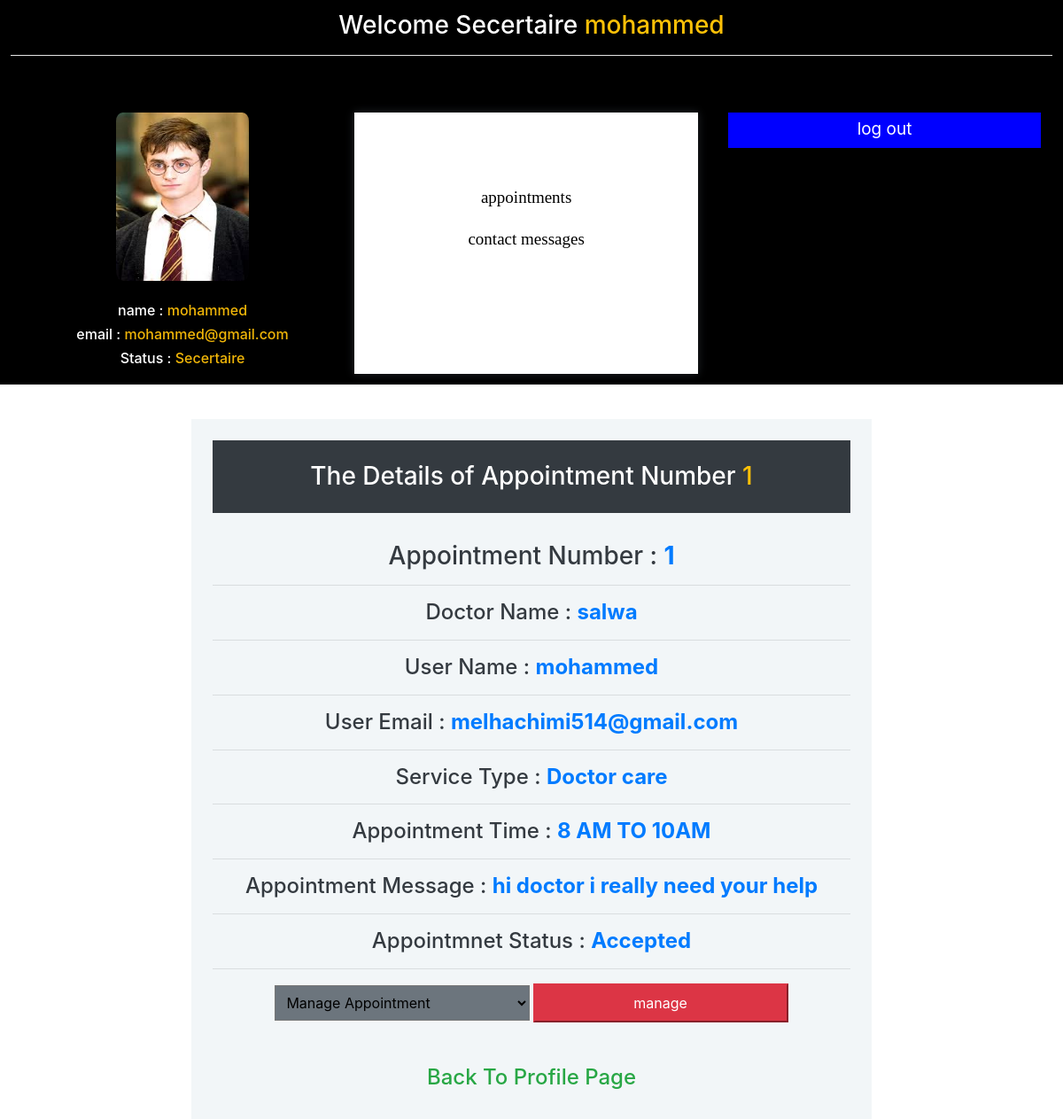
/admin_zone/Appointement_details_panel.php?details=1, run on the app's committed database.
### tables this page shows
CREATE TABLE `appointment` (
  `appointment_id` int(11) NOT NULL,
  `user_id` int(11) NOT NULL,
  `doctor_id` int(11) NOT NULL,
  `user_name` varchar(100) NOT NULL,
  `user_email` varchar(100) NOT NULL,
  `service_type` varchar(250) NOT NULL,
  `time` varchar(50) NOT NULL,
  `message` varchar(250) NOT NULL,
  `appointement_status` varchar(50) NOT NULL
);

### controllers/admin.php (called while the page is built, shortened)
<?php
$admin = new Admins();
if(isset($_GET['details'])){
    $id=$_GET['details'];
    $query="SELECT * FROM appointment WHERE appointment_id = ?";
    $con = $admin->connect();
    $stmt=$con->prepare($query);
    $stmt->bind_param("i",$id);
    $stmt->execute();
    $result=$stmt->get_result();
    $row=$result->fetch_assoc();
    $appointment_id=$row['appointment_id'];
    $user_name=$row['user_name'];
    $user_email=$row['user_email'];
    $service_type=$row['service_type'];
    $time=$row['time'];
    $message=$row['message'];
    $appointement_status=$row['appointement_status'];
}

### admin_zone/Appointement_details_panel.php (the view, shortened to what this page needs)
<?php
 include_once('../controllers/admin.php');
 $data = new Admins();
?>
<!DOCTYPE html>
<head>
	<link rel="stylesheet" type="text/css" href="syntax-highlighter/styles/shCore.css" media="all">
	<link rel="stylesheet" href="css/font-awesome.min.css">
	 <link rel="stylesheet" href="css/bootstrap.min.css">
	<link rel="stylesheet" href="css/normalize.min.css">
	<link rel="stylesheet" href="css/main.css">
	<link rel="stylesheet" href="https://maxcdn.bootstrapcdn.com/bootstrap/4.5.0/css/bootstrap.min.css">
</head>
<body>
<?php
        $con = $data->connect();
		$sql="SELECT * FROM admins WHERE admin_status = 'Secertaire'";
		$stm=$con->prepare($sql);
		$stm->execute();
		$result=$stm->get_result();
	?>
	<?php while($row=$result->fetch_assoc()){ ?>
	<div style=" position: fixed;width: 100%;z-index: 1;">
		<div class="responsive_logo">
				<h3 class="text-white">Welcome Secertaire
					<span class="text-warning">
					   <?= $row['admin_name'];?>
					</span>
				</h3>
				<hr class="bg-white text-white"><br>
		</div>
		<div class="responsive_panel">
			<br><br><br>
			<div class="responsive_doctor_profile">
			    <img src="<?php echo '../views/uploads/' . $row['admin_picture']; ?>" alt="profile_picture" style="width: 150px;height: 190px;border-radius: 5%;">
				<br><br>
				<h6 style="color: white;">name :
					<span style="color:#f1b608;">
					    <?= $row['admin_name'];?>
					</span>
			    </h6>
				<h6 style="color: white;">email :
					<span style="color:#f1b608;">
						<?= $row['admin_email'];?>
					</span>
				</h6>
				<h6 style="color: white;">Status :
					<span style="color:#f1b608;">
						<?= $row['admin_status'];?>
					</span>
				</h6>
			</div>
			<br><br>
			<div class="responsive_doctor_procceses">
				<div id="inner">
                    <br><br>
					<p><a href="#appointments">appointments</a></p>
					<p><a href="#contact_messages">contact messages</a></p>
				</div>
			</div>
			<div id="responsive_admin_logout_btn">
				<a href="../views/index.php">log out</a>
			</div>
		</div>
	<?php } ?>
	</div>
	<div class="blank-div"></div>
	<div class="right_body" >
	 <br><br>
    <div class="col-md-8 text-center p-4" style="margin: auto;background-color:#f2f6f8">
        <h3 class="text-center text-white bg-dark p-4">
            The Details of Appointment Number
            <span class="text-warning">
                <?php echo $appointment_id;?>
            </span>
        </h3>
        <br>
        <h3 class="text-dark"> Appointment Number :
            <span class="text-primary">
               <strong>
                   <?php echo $appointment_id;?>
               </strong>
            </span>
        </h3><hr>
        <h4 class="text-dark"> Doctor Name :
            <span class="text-primary">
               <strong>
                    <?php
                        $con = $data->connect();
                        $sql="SELECT * FROM `admins` WHERE admin_status = 'doctor'";
                        $stm=$con->prepare($sql);
                        $stm->execute();
                        $result=$stm->get_result();
                    ?>
                    <?php while($row=$result->fetch_assoc()){ ?>
                        <?=$row['admin_name'];?>
                    <?php } ?>
               </strong>
            </span>
        </h4><hr>
        <h4 class="text-dark"> User Name :
            <span class="text-primary">
                <strong>
                    <?php echo $user_name;?>
                <strong>
            </span>
        </h4><hr>
        <h4 class="text-dark"> User Email :
            <span class="text-primary">
                <strong>
                    <?php echo $user_email;?>
                <strong>
            </span>
        </h4><hr>
        <h4 class="text-dark"> Service Type :
            <span class="text-primary">
                <strong>
                    <?php echo $service_type;?>
                <strong>
            </span>
        </h4><hr>
        <h4 class="text-dark"> Appointment Time :
            <span class="text-primary">
                <strong>
                    <?php echo $time;?>
                <strong>
            </span>
        </h4><hr>
        <h4 class="text-dark"> Appointment Message :
            <span class="text-primary">
                <strong>
                    <?php echo $message;?>
                <strong>
            </span>
        </h4><hr>
        <h4 class="text-dark"> Appointmnet Status :
            <span class="text-primary">
                <strong>
                    <?php echo $appointement_status;?>
                <strong>
            </span>
        </h4><hr>
        <form action="" method="POST">
            <select name="appointement-status" class="bg-secondary p-2" style="width: 40%;">
                <option value="">Manage Appointment</option>
            </select>
            <button type="submit" name="manage" class="btn-danger p-2" style="width: 40%;">manage</button>
        </form>
        <br><br>
        <h4>
            <a href="secertaire_panel.php" class="text-success">Back To Profile Page</a>
        </h4>
    </div>
    </div>
</body>
</html>

### admin_zone/css/main.css (style rules this page uses)
body { background-color:#FFF; font-family: "Lato", sans-serif; font-weight: 300; font-size:16px; line-height:18px; color:#777; }
.right_body { width: 90% !important; margin: auto; }
.responsive_logo { display: none ; }
.responsive_panel { display: none; }
.blank-div { display: none; }
@media screen and (max-width: 1220px) { .blank-div { display: block !important; height: 425px !important; } }
@media screen and (max-width: 1220px) { .responsive_logo { display: block; } }
@media screen and (max-width: 1220px) { .responsive_panel { display: block; display: flex; padding: 1%; background-color: black; } }
@media screen and (max-width: 1220px) { .responsive_logo { background-color: black; text-align: center; padding: 1%; } }
@media screen and (max-width: 1220px) { .responsive_doctor_profile { width: 33%; text-align: center; } }
@media screen and (max-width: 1220px) { .responsive_doctor_procceses { width: 33%; text-align: center; box-shadow: 0px 0px 10px; background-color: rgb(255, 255, 255); font-family: auto; font-size: 21px; } }
@media screen and (max-width: 1220px) { .responsive_doctor_procceses #inner { padding: 2%; font-size: 19px; } }
@media screen and (max-width: 1220px) { .responsive_doctor_procceses p { margin-top: 18px; } }
@media screen and (max-width: 1220px) { .responsive_doctor_procceses p a { color: #000; } }
@media screen and (max-width: 1220px) { #responsive_admin_logout_btn { background-color: blue; height: 23px; width: 30%; text-align: center; padding: 20px; margin-left: 34px; } }
@media screen and (max-width: 1220px) { #responsive_admin_logout_btn a { color: white; position: relative; top: -15px; font-size: 19px; } }
@media screen and (max-width: 1220px) { .right_body { margin: auto !important; width: 96% !important; } }

### data on the page
appointment: appointment_id "1", user_name "mohammed", user_email "melhachimi514@gmail.com", service_type "Doctor care", time "8 AM TO 10AM", message "hi doctor i really need your help", appointement_status "Accepted"

### other printed values
$row['admin_name'] "mohammed"
$row['admin_email'] "mohammed@gmail.com"
$row['admin_status'] "Secertaire"
$row['admin_name'] "salwa"
